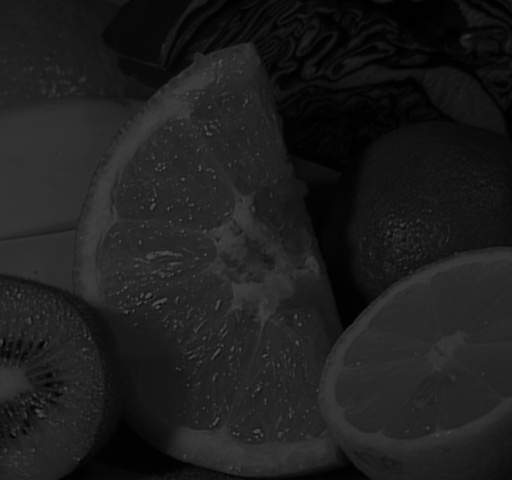
#> input picture Image Processing/test2/fruits_div3.jpg, 512 x 480 px, found by its file name
$ python my_histogram.py   (older library calls are emulated)
#> lines starting #> are read from the running program, lines starting #| are printed output that depends on the picture
import numpy as np
import cv2
import matplotlib.pyplot as plt

def my_calcHist(src):
    h, w = src.shape[:2]
    # 높이와 너비를 각각 따온다 shape
    hist = np.zeros((256,),dtype=np.int)
    # 히스토그램형태를 세우기 위해 1차원배열로 선언해준다.
    for i in range(h):
        for j in range(w):
            intensity = src[i,j]
            hist[intensity] += 1
    # 이중반복문을 사용하여 중첩된 부분의 이미지 픽셀값을 계속해서 더한다.
    return hist

def my_normalize_hist(hist, pixel_num):
    # 히스토그램 배열형태의 넘파이 나누기 연산을 통해 픽셀 넘버를 받아와서 나눠준다.
    return hist / (pixel_num)


def my_PDF2CDF(pdf):
    pdf = np.array(pdf)
    # 넘파이 배열로 변환해준다 매개변수를
    cdf = np.zeros((len(pdf),))
    # cdf라는 넘파이 배열을 만들어준다.
    cdf = np.cumsum(pdf)
    # 넘파이 라이브러리 누적함수인 cumsum을 통해 누적 히스토그램을 만들어준다.
    return cdf


def my_denormalize(normalized, gray_level):
    denormalized = np.zeros((len(normalized),))
    # denormalized 넘파이 배열을 선언해준다.
    denormalized = normalized * gray_level
    # 넘파이 곱하기 연산을 통해 매개변수 2번째 입력값을 곱해주고 반환해준다.
    return denormalized


def my_calcHist_equalization(denormalized, hist):
    hist_eq = np.zeros((256,),dtype=np.float32)
    # 가짜 배열 하나를 선언해준다.
    index, count = np.unique(denormalized,return_counts=True)
    # 넘파이 카운트와 인덱스를 생성해주는 unique함수를 이용하여 count 1개인거 0개인거 다수인거를 구별한다.
    for i in range(len(count)):
        if count[i] == 1:
            hist_eq[i] = hist[i]
        else :
            break
    # 첫번째 반복문은 카운트 배열을 통해 카운트가 만약 1개이면 히스토그램에 값을 넣는다.
    for i in range(len(hist)-1):
        for j in range(i+1,len(hist)):
            if hist_eq[i] == 0 :
                hist_eq[i] += hist[j]
    # 두번째 반복문은 카운트가 2이상인 경우에만 히스토그램값을 중첩시켜서 계산한다.
    min = 0
    max = 81
    # 최대 최소는 히스토그램 인덱스 기준으로 255이하를 나눈다.
    hist_equal = np.zeros((256,),dtype=np.float)
    # 반환할 넘파이 배열을 선언해준다.
    for i in range(min,max+1):
        j = int((255-0)/(max - min) * (i-min) + 0)
        hist_equal[j] = int(hist_eq[i])
    # 새로 배열된 히스토그램을 stretch한다.
    return hist_equal


def my_equal_img(src, output_gray_level):
    (h , w) = src.shape
    dst = np.zeros((h,w),dtype=np.uint8)
    # 새로 이미지를 받을 배열을 선언한다.
    output_gray_level = np.ma.filled(output_gray_level,0).astype('uint8')
    # 이미지가 0으로 된부분을 다시 int8형태로 채운다.
    dst = output_gray_level[src]
    # 반환값에 1차원배열에 이미지를 덧붙인다.
    return dst

#input_image의  equalization된 histogram & image 를 return
def my_hist_equal(src):
    (h, w) = src.shape
    max_gray_level = 255
    histogram = my_calcHist(src)
    normalized_histogram = my_normalize_hist(histogram, h * w)
    normalized_output = my_PDF2CDF(normalized_histogram)
    denormalized_output = my_denormalize(normalized_output, max_gray_level)
    output_gray_level = denormalized_output.astype(int)
    hist_equal = my_calcHist_equalization(output_gray_level, histogram)

    ### dst : equalization 결과 image
    dst = my_equal_img(src, output_gray_level)

    return dst, hist_equal

if __name__ == '__main__':
    src = cv2.imread('Image Processing/test2/fruits_div3.jpg', cv2.IMREAD_GRAYSCALE)
#> src is the input picture: shape (480, 512); min 0, max 81, mean 29.6
    hist = my_calcHist(src)
#> after the loop in my_calcHist, `for i in range(h):`: hist = 256 values, max 8440 at index 37, min 0 at index 82, mean 960
    dst, hist_equal = my_hist_equal(src)
#> in my_hist_equal, `histogram = my_calcHist(src)`: histogram has the same summary as hist in my_calcHist
#> in my_hist_equal, `normalized_histogram = my_normalize_hist(histogram, h * w)`: normalized_histogram = 256 values, max 0.0343 at index 37, min 0 at index 82, mean 0.00391
#> in my_PDF2CDF, `pdf = np.array(pdf)`: pdf has the same summary as normalized_histogram in my_hist_equal
#> in my_PDF2CDF, `cdf = np.zeros((len(pdf),))`: cdf = 256 values from 0 to 0
#> in my_PDF2CDF, `cdf = np.cumsum(pdf)`: cdf = 256 values from 0.00305 to 1
#> in my_denormalize, `denormalized = np.zeros((len(normalized),))`: denormalized = 256 values from 0 to 0
#> in my_denormalize, `denormalized = normalized * gray_level`: denormalized = 256 values from 0.778 to 255
#> in my_hist_equal, `output_gray_level = denormalized_output.astype(int)`: output_gray_level = 256 values from 0 to 255
#> in my_calcHist_equalization, `index, count = np.unique(denormalized,return_counts=True)`: index = 62 values from 0 to 255; count = 62 values from 1 to 175
#> the loop in my_calcHist_equalization, `for i in range(len(count)):` made 59 passes
#> after the loop in my_calcHist_equalization, `for i in range(len(count)):`: hist_eq = 256 values, max 8440 at index 37, min 0 at index 58, mean 945.5
#> after the loop in my_calcHist_equalization, `for i in range(len(hist)-1):`: hist_eq = 256 values, max 8440 at index 37, min 0 at index 81, mean 956.3
#> after the loop in my_calcHist_equalization, `for i in range(min,max+1):`: hist_equal = 256 values, max 8440 at index 116, min 0 at index 1, mean 956.3
#> in my_equal_img, `output_gray_level = np.ma.filled(output_gray_level,0).astype('uint8')`: output_gray_level = 256 values from 0 to 255
#> in my_equal_img, `dst = output_gray_level[src]`:
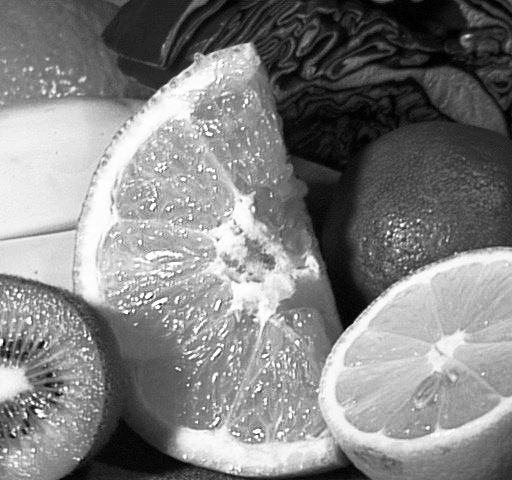
#> dst: shape (480, 512); min 0, max 255, mean 129.5

    cv2.imshow('original', src)
    binX = np.arange(len(hist))
#> binX = 256 values from 0 to 255
    plt.title('my histogram')
    plt.bar(binX, hist, width=0.5, color='g')
    plt.show()
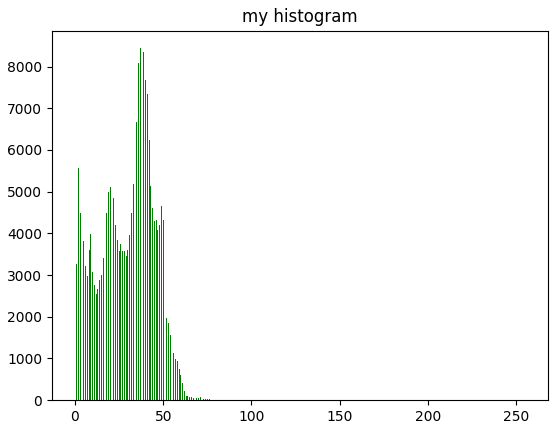
#> figure drawn by matplotlib, 1 panel; tallest bar 8440 high, from x = 36.75 to 37.25

    cv2.imshow('equalizetion after image', dst)
    binX = np.arange(len(hist_equal))
    plt.title('my histogram equalization')
    plt.bar(binX, hist_equal, width=0.5, color='g')
    plt.show()
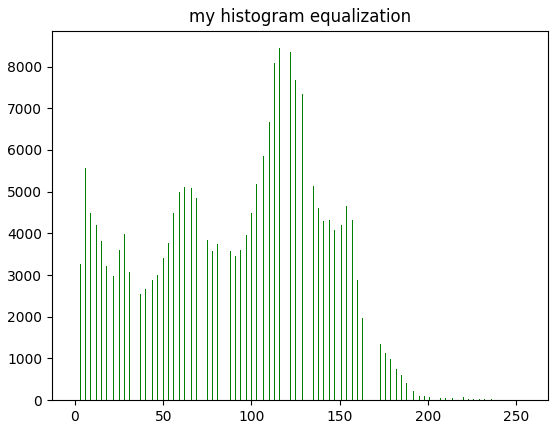
#> figure drawn by matplotlib, 1 panel; tallest bar 8440 high, from x = 115.8 to 116.2

    cv2.waitKey()
    cv2.destroyAllWindows()
